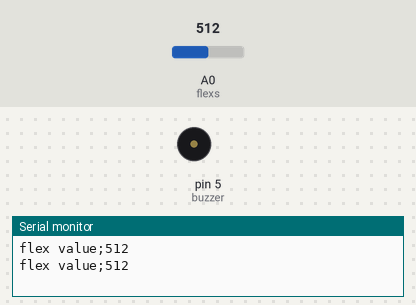
Bench run of a sketch on a simulated Arduino Uno, built with avr-gcc and run on an emulated ATmega328P. Shown: buzzer (waves = sounding), the last lines printed to the serial monitor. The inputs (shaded band) are chosen by the test bench; at power-on: A0 (flexs) = 512.

Above: at 1.8 s.
1.9 s: A0 (flexs) set to 228
3.4 s: A0 (flexs) set to 210
At 5.1 s:
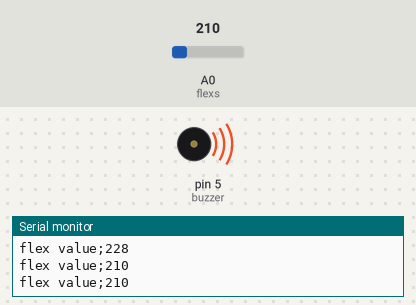
Timing chart, 0 to 6.6 s (numbered marks = the images above; inputs shaded):
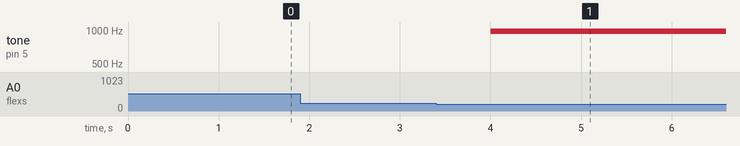

Measured:
- the behaviour switches between 220 and 219 on A0 (flexs) (found by bisection; images 0 and 1)
- after the input at 3.4 s, tone on pin 5 (buzzer): silent → 977 Hz after 0.60 s

The sketch:

Flex_arduino.ino
```cpp
int flexs = A0;
int flexdata = 0;
int buzzer = 5;

void setup()
{
  Serial.begin(9600);
  pinMode(flexs, INPUT);
  pinMode(buzzer, OUTPUT);
}
void loop()
{

 flexdata = analogRead(flexs);
Serial.print("flex value;");
Serial.print(flexdata);
Serial.println("");
if( flexdata < 220)
{
  analogWrite(buzzer, 150);
}

if( flexdata > 220)
{
  analogWrite(buzzer, 0);
}

  delay(1000);

}
```
